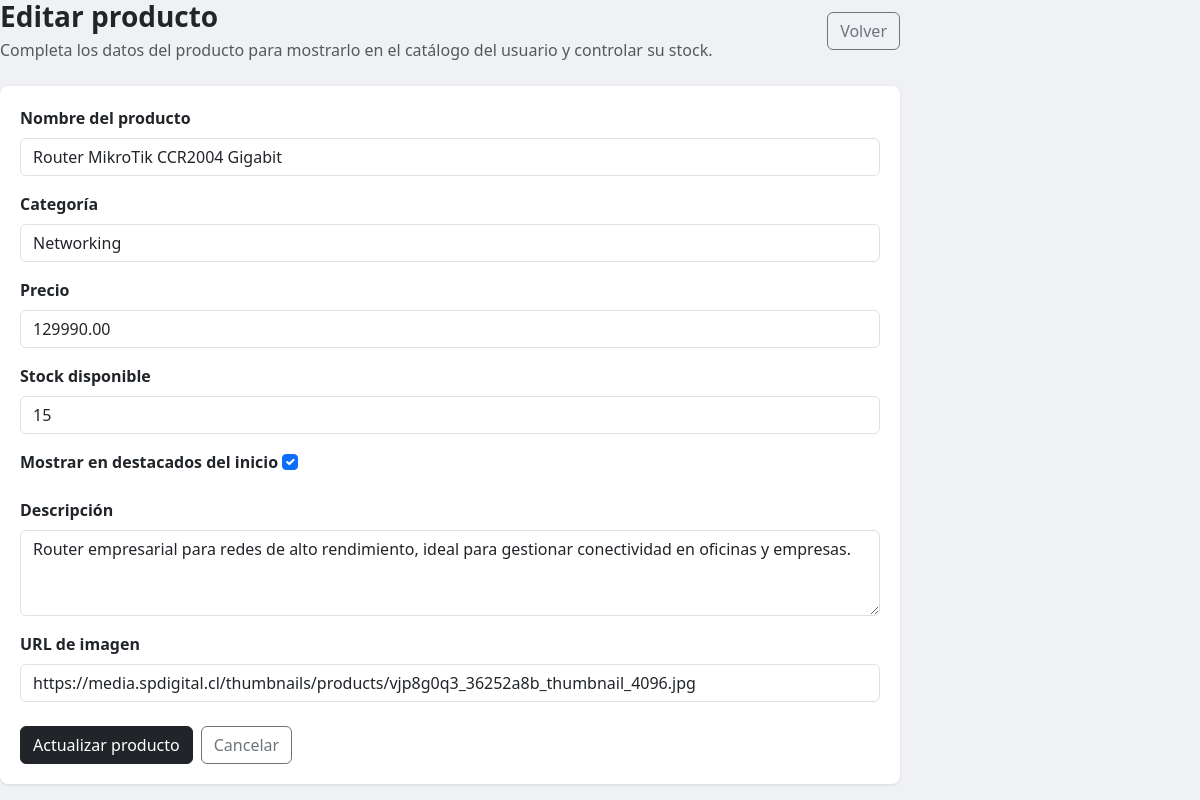
The page /panel-admin/productos/1/editar/ (signed in) on the database its author committed.
### web/models.py (models this page shows, shortened)
class Producto(models.Model):
    nombre = models.CharField(max_length=200)
    categoria = models.CharField(max_length=100)
    precio = models.DecimalField(max_digits=12, decimal_places=2)
    descripcion = models.TextField(blank=True, null=True)
    imagen_url = models.URLField(max_length=500, blank=True, null=True)
    stock = models.PositiveIntegerField(default=10)
    destacado = models.BooleanField(default=False)

### web/views.py (the view)
# urls.py: path('panel-admin/productos/<int:producto_id>/editar/', views.admin_producto_editar, name='admin_producto_editar'),
@login_required(login_url='web:auth')
def admin_producto_editar(request, producto_id):
    if not es_admin_web(request.user):
        messages.error(request, 'No tienes permisos para realizar esta acción')
        return redirect('web:index')
    producto = get_object_or_404(Producto, id=producto_id)
    if request.method == 'POST':
        form = ProductoForm(request.POST, instance=producto)
        if form.is_valid():
            form.save()
            messages.success(request, 'Producto actualizado correctamente')
            return redirect('web:admin')
    else:
        form = ProductoForm(instance=producto)
    return render(request, 'web/admin_producto_form.html', {
        'form': form,
        'titulo': 'Editar producto',
        'boton': 'Actualizar producto',
        'producto': producto,
    })

### web/views.py (called while the page is built)
def es_admin_web(user):
    if user.is_staff or user.is_superuser:
        return True
    try:
        return user.profile.role == 'admin'
    except UserProfile.DoesNotExist:
        return False

### web/templates/web/admin_producto_form.html (shortened to what this page needs)
{% load static %}
<!DOCTYPE html>
<html lang="es">
<head>
    <link href="https://cdn.jsdelivr.net/npm/bootstrap@5.3.2/dist/css/bootstrap.min.css" rel="stylesheet">
    <link href="https://cdn.jsdelivr.net/npm/bootstrap-icons@1.11.1/font/bootstrap-icons.css" rel="stylesheet">
    <link rel="stylesheet" href="{% static 'css/admin.css' %}">
</head>
<body>
    <div class="main-content" style="margin-left: 0; max-width: 900px;">
        <div class="d-flex justify-content-between align-items-center mb-4">
            <div>
                <h3 class="fw-bold mb-1">{{ titulo }}</h3>
                <p class="text-muted mb-0">Completa los datos del producto para mostrarlo en el catálogo del usuario y controlar su stock.</p>
            </div>
            <a href="{% url 'web:admin' %}" class="btn btn-outline-secondary">Volver</a>
        </div>
        <div class="content-card">
            <form method="post">
                {% for field in form %}
                    <div class="mb-3">
                        <label class="form-label fw-semibold">{{ field.label }}</label>
                        {{ field }}
                    </div>
                {% endfor %}
                <div class="d-flex gap-2 mt-4">
                    <button type="submit" class="btn btn-dark">{{ boton }}</button>
                    <a href="{% url 'web:admin' %}" class="btn btn-outline-secondary">Cancelar</a>
                </div>
            </form>
        </div>
    </div>
</body>
</html>

### static/css/admin.css (style rules this page uses)
:root { --dark-bg: #3a3f45; --light-bg: #f0f1f5; --border-color: #e9ecef; --text-dark: #333; --text-muted: #999; --shadow: 0 1px 3px rgba(0, 0, 0, 0.1); }
* { margin: 0; padding: 0; box-sizing: border-box; }
body { background-color: var(--light-bg); font-family: 'Segoe UI', Tahoma, Geneva, Verdana, sans-serif; }
.main-content { margin-left: 0; width: 100%; }
.content-card { background-color: #fff; border-radius: 8px; padding: 20px; box-shadow: var(--shadow); }

### rows shown on the page
Producto: form "Router MikroTik CCR2004 Gigabit" "Networking" "129990.00" "15" "☑" "Router empresarial para redes de alto rendimiento, ideal para gestionar conectividad en oficinas y empresas." "https://media.spdigital.cl/thumbnails/products/vjp8g0q3_36252a8b_thumbnail_4096.jpg"

### other values the page prints
{{ field.label }} "Nombre del producto" "Categoría" "Precio" "Stock disponible" "Mostrar en destacados del inicio" "Descripción" "URL de imagen"
{{ boton }} "Actualizar producto"
